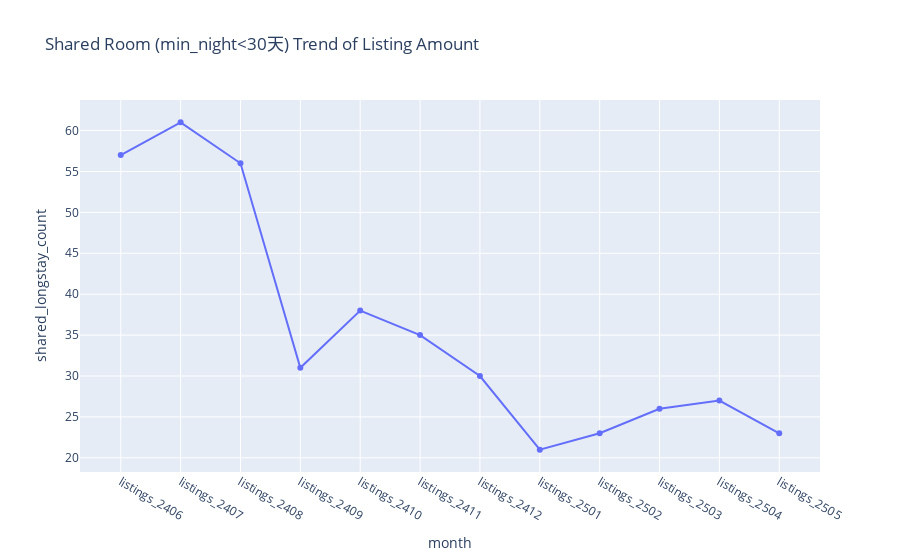

The notebook cell this image was saved under:
### Code cell
count_by_month = shared_longstay.groupby("month").size().reset_index(name="shared_longstay_count")

fig1 = px.line(count_by_month, x="month", y="shared_longstay_count",
               title="Shared Room (min_night<30天) Trend of Listing Amount",
               markers=True)
fig1.show()

### Figure 1 — Plotly figure (JSON) as saved in the notebook; plotly's stock layout.template omitted (floating-point values rounded to 4 significant figures)
{"data": [{"hovertemplate": "month=%{x}<br>shared_longstay_count=%{y}<extra></extra>", "legendgroup": "", "line": {"color": "#636efa", "dash": "solid"}, "marker": {"symbol": "circle"}, "mode": "lines+markers", "name": "", "orientation": "v", "showlegend": false, "type": "scatter", "x": ["listings_2406", "listings_2407", "listings_2408", "listings_2409", "listings_2410", "listings_2411", "listings_2412", "listings_2501", "listings_2502", "listings_2503", "listings_2504", "listings_2505"], "xaxis": "x", "y": [57, 61, 56, 31, 38, 35, 30, 21, 23, 26, 27, 23], "yaxis": "y"}], "layout": {"legend": {"tracegroupgap": 0}, "title": {"text": "Shared Room (min_night<30天) Trend of Listing Amount"}, "xaxis": {"anchor": "y", "domain": [0, 1], "title": {"text": "month"}}, "yaxis": {"anchor": "x", "domain": [0, 1], "title": {"text": "shared_longstay_count"}}}}
